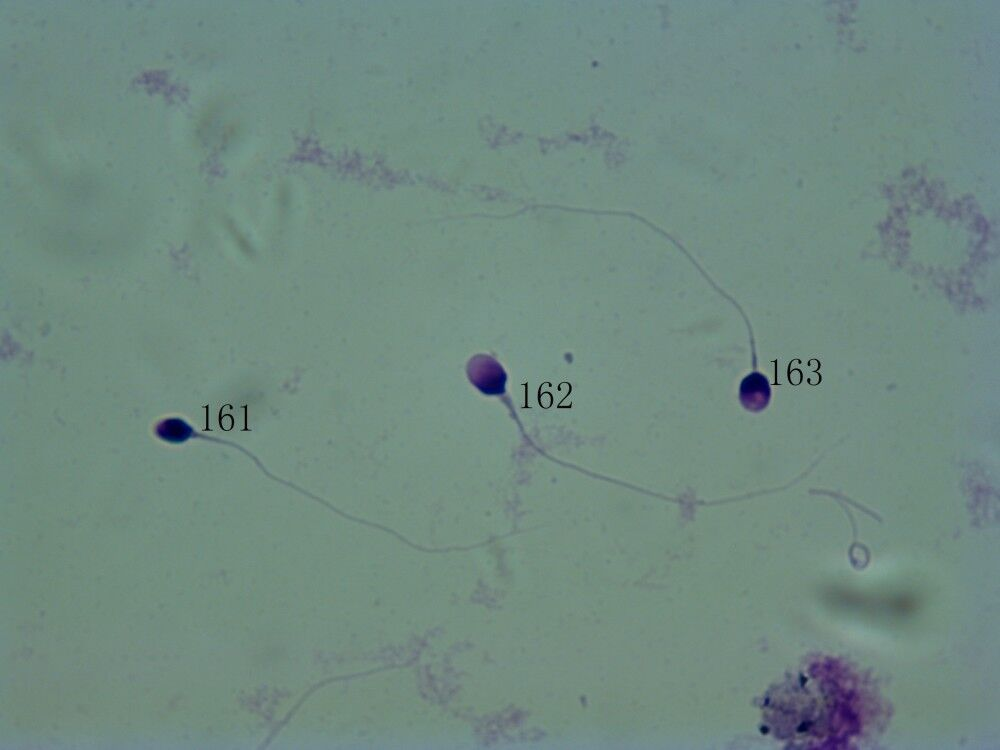
#> input picture img_lib/pic_5.jpg, 1000 x 750 px
$ python sperm_divide.py
#> lines starting #> are read from the running program, lines starting #| are printed output that depends on the picture
#!/usr/bin/env python
# encoding: utf-8

'''

@author: HuangQiang
@contact: huangqiang97@yahoo.com
@project:
@file: sperm_divide.py
@time: 2018/10/18 10:21
@desc:
@version:

'''

import os

os.environ['TF_CPP_MIN_LOG_LEVEL'] = '2'
import numpy as np
import cv2
img_src=cv2.imread('../img_lib/pic_5.jpg',0)
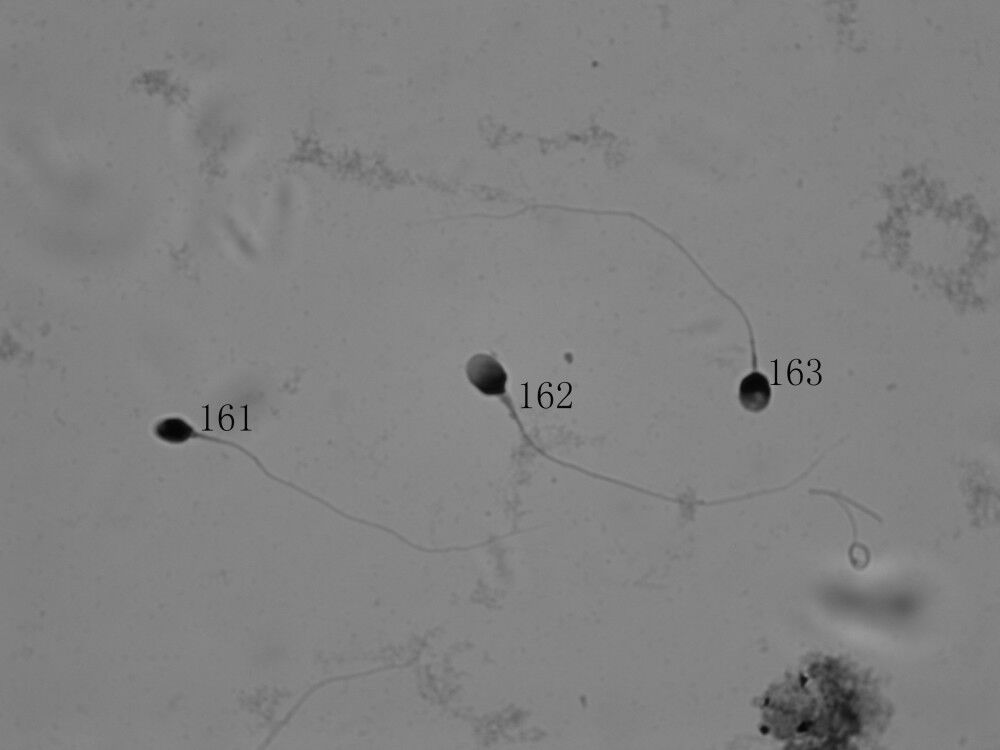
#> img_src: shape (750, 1000); min 0, max 174, mean 129.1
cv2.imshow('img_src',img_src)
cv2.waitKey(0)

$ run again, with img_lib/Pic_10.jpg copied over img_lib/pic_5.jpg
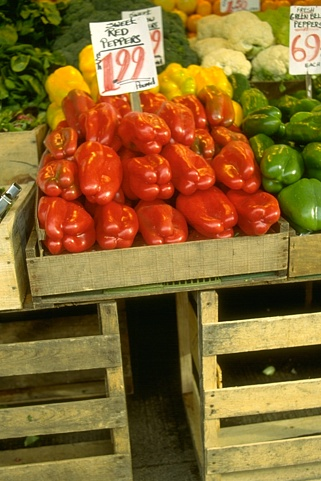
#> input picture img_lib/Pic_10.jpg, 321 x 481 px
#> `img_src=cv2.imread('../img_lib/pic_5.jpg',0)`:
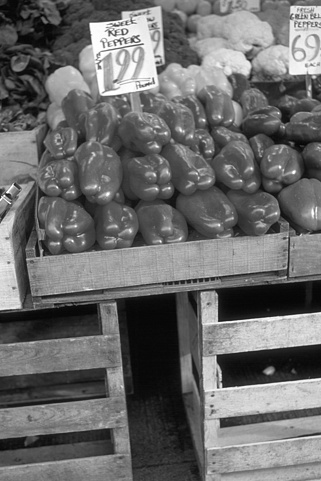
#> img_src: shape (481, 321); min 2, max 255, mean 106.8

$ run again, with img_lib/Pic_11.jpg copied over img_lib/pic_5.jpg
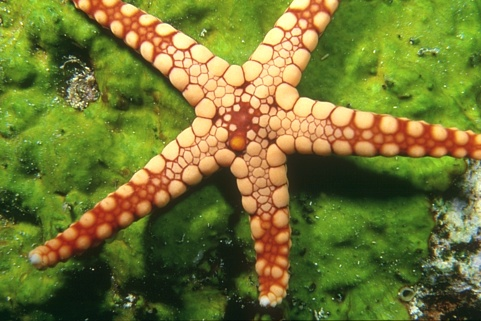
#> input picture img_lib/Pic_11.jpg, 481 x 321 px
#> `img_src=cv2.imread('../img_lib/pic_5.jpg',0)`:
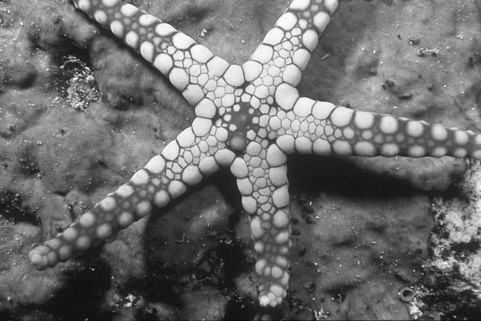
#> img_src: shape (321, 481); min 10, max 254, mean 109.6

$ run again, with img_lib/Pic_12.jpg copied over img_lib/pic_5.jpg
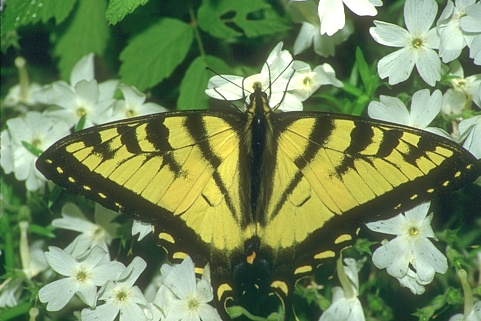
#> input picture img_lib/Pic_12.jpg, 481 x 321 px
#> `img_src=cv2.imread('../img_lib/pic_5.jpg',0)`:
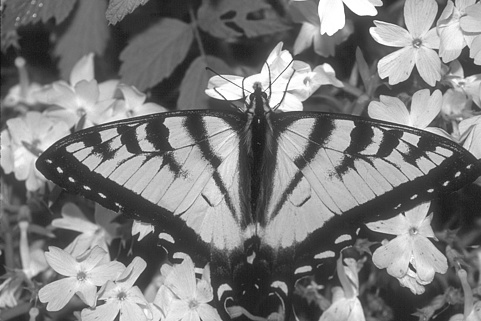
#> img_src: shape (321, 481); min 15, max 255, mean 124.6
